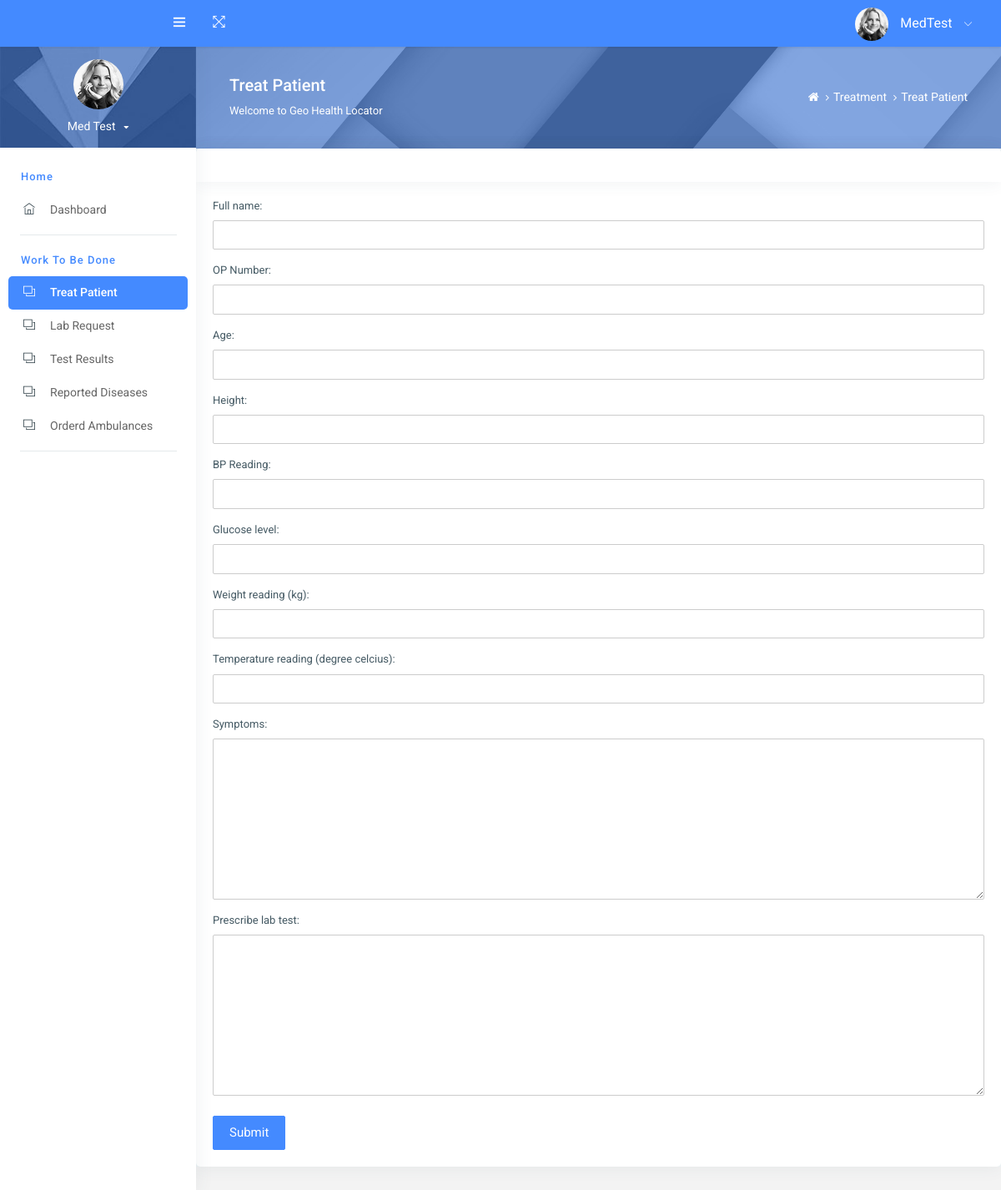
Page /treat-patient/ (signed in) on the committed database.
### accounts/models.py (models this page shows, shortened)
class TrackingModel(models.Model):
    created_at = models.DateTimeField(auto_now_add=True)
    updated_at = models.DateTimeField(auto_now=True)
    class Meta:
        abstract = True
        ordering = ["-created_at"]

class User(AbstractBaseUser, TrackingModel):
    username_validator = UnicodeUsernameValidator()
    Role_choices = (
        ("Administrator", "Administrator"),
        ("Community Member", "Community Member"),
        ("Medical Personel", "Medical Personel")
    )
    Gender_choices = (
        ("Male", "Male"),
        ("Female", "Female"),
        ("Other", "Other")
    )
    username = models.CharField(
        _('username'),
        max_length=150,
        unique=True,
        validators=[username_validator],
        error_messages={
            'unique':_("A user with that username already exists."),
        },
    )
    first_name = models.CharField(_('first name'),
                                max_length=150, blank=False, null=False
                                )
    middle_name = models.CharField(_('middle name'),
                            max_length=150, blank=True, null=True
                            )
    last_name = models.CharField(_('last name'),
                            max_length=150, blank=False, null=False
                            )
    identification = models.IntegerField(_("identification"), null=True)
    email = models.EmailField(_('email'), unique=True, error_messages={
        'unique': ('A user with email already exists.'),
    })
    gender = models.CharField(_("gender"), max_length=10, choices=Gender_choices)
    phone = PhoneNumberField(
        _('phone number'), unique=True,
        blank=True, null=True, max_length=27)
    county = models.CharField(_("county"), max_length=50,
                              blank=True, null=True)
    sub_county = models.CharField(_("sub county"), max_length=80,
                                  blank=True, null=True)
    ward = models.CharField(_("ward"), max_length=100,
                            blank=True, null=True)
    location = models.CharField(_("location"), max_length=100,
                                blank=True, null=True)
    sub_location = models.CharField(_("sub location"), max_length=100,
                                    blank=True, null=True)
    village = models.CharField(_("village"), max_length=100,
                               blank=True, null=True)
    role = models.CharField(_('Role'), max_length=17, choices=Role_choices, default="Community Member")
    is_active = models.BooleanField(_('active'), default=True)
    is_admin = models.BooleanField(_('admin'), default=False)
    is_staff = models.BooleanField(_("staff"), default=False)
    timestamp = models.DateTimeField(_("timestamp"), auto_now_add=True)
    objects = CustomManager()
    USERNAME_FIELD = 'email'
    REQUIRED_FIELDS = ['username','identification']
    @property
    def staff(self):
        return self.staff
    @property
    def active(self):
        return self.active
    @property
    def admin(self):
        return self.admin

### geo_health_app/views.py (the view, shortened to what this page needs)
# urls.py: path('treat-patient/', views.TreatPatientView.as_view(), name="treat_patient"),
class TreatPatientView(CreateView):
    model = TreatPatient
    form_class = TreatPatientForm
    template_name = "treatpatient.html"
    @method_decorator(medical_personell_required)
    def dispatch(self, request, *args, **kwargs):
        return super().dispatch(request, *args, **kwargs)
    def get_context_data(self, **kwargs):
        context = super().get_context_data(**kwargs)
        context['nav'] = 'treat_p'
        return context

### geo_health_app/forms.py
class TreatPatientForm(forms.ModelForm):
    def __init__(self, *args, **kwargs):
        super().__init__(*args, **kwargs)
        for field in self.fields:
            self.fields[field].widget.attrs.update({"class": 'form-control'})
    class Meta:
        model = TreatPatient
        fields = ("full_name", "ip_op_number", "age", "height",
                    "bp_reading", "glucose_level", "weight_reading",
                    "temperature_reading", "symptoms", "prescribe_lab_test"
                    )

### templates/treatpatient.html (shortened to what this page needs)
{% extends 'hospital/base2.html' %}
{% block content %}
<div class="pcoded-content" >
    <div class="page-header">
        <div class="page-block">
            <div class="row align-items-center">
                <div class="col-md-8">
                    <div class="page-header-title">
                        <h5 class="m-b-10">Treat Patient</h5>
                        <p class="m-b-0">Welcome to Geo Health Locator</p>
                    </div>
                </div>
                <div class="col-md-4">
                    <ul class="breadcrumb-title">
                        <li class="breadcrumb-item">
                            <a href="/dashboard/"> <i class="fa fa-home"></i> </a>
                        </li>
                        <li class="breadcrumb-item"><a href="#!">Treatment</a>
                        </li>
                        <li class="breadcrumb-item"><a href="#!">Treat Patient</a>
                        </li>
                    </ul>
                </div>
            </div>
        </div>
    </div>
    <div class="card">
        <div class="card-header">
        </div>
        <div class="card-block">
            <form method="post" action="">
                {{form.as_p}}
                <button type="submit" class="btn btn-primary mt-2">Submit</button>
            </form>
        </div>
    </div>
</div>
{% endblock %}

### templates/hospital/base2.html (shortened to what this page needs)
{% load static %}
<!DOCTYPE html>
<html lang="en">
<head>
    <link rel="stylesheet" href="{% static 'assets/pages/waves/css/waves.min.css' %}" type="text/css" media="all">
    <link rel="stylesheet" type="text/css" href="{% static 'assets/css/bootstrap/css/bootstrap.min.css' %}">
    <link rel="stylesheet" type="text/css" href="{% static 'assets/icon/themify-icons/themify-icons.css' %}">
    <link rel="stylesheet" type="text/css" href="{% static 'assets/icon/font-awesome/css/font-awesome.min.css' %}">
    <link rel="stylesheet" type="text/css" href="{% static 'assets/css/jquery.mCustomScrollbar.css' %}">
    <link rel="stylesheet" href="https://www.amcharts.com/lib/3/plugins/export/export.css" type="text/css"
        media="all" />
    <link rel="stylesheet" type="text/css" href="{% static 'assets/css/style.css' %}">
</head>
<body>
    <div id="pcoded" class="pcoded">
        <div class="pcoded-container navbar-wrapper">
            <nav class="navbar header-navbar pcoded-header">
                <div class="navbar-wrapper">
                    <div class="navbar-logo">
                        <a class="mobile-menu waves-effect waves-light" id="mobile-collapse" href="#!">
                            <i class="ti-menu"></i>
                        </a>
                    </div>
                    <div class="navbar-container container-fluid">
                        <ul class="nav-left">
                            <li>
                                <a href="#!" onclick="javascript:toggleFullScreen()" class="waves-effect waves-light">
                                    <i class="ti-fullscreen"></i>
                                </a>
                            </li>
                        </ul>
                        <ul class="nav-right">
                            <li class="user-profile header-notification">
                                <a href="#!" class="waves-effect waves-light">
                                    <img src="{% static 'assets/images/avatar-4.jpg' %}" class="img-radius" alt="{{ user.profile.profile_picture.url }}">
                                    <span>{{ user.username }}</span>
                                    <i class="ti-angle-down"></i>
                                </a>
                            </li>
                        </ul>
                    </div>
                </div>
            </nav>
            <div class="pcoded-main-container">
                <div class="pcoded-wrapper">
                    <nav class="pcoded-navbar">
                        <div class="pcoded-inner-navbar main-menu">
                            <div class="">
                                <div class="main-menu-header">
                                    <img class="img-80 img-radius" src="{% static 'assets/images/avatar-4.jpg' %}"
                                        alt="User-Profile-Image">
                                    <div class="user-details">
                                        <span id="more-details">{{user.first_name}}  {{user.last_name}}<i class="fa fa-caret-down"></i></span>
                                    </div>
                                </div>
                            </div>
                            <div class="p-15 p-b-0">
                            </div>
                            <div class="pcoded-navigation-label" data-i18n="nav.category.navigation">Home</div>
                            <ul class="pcoded-item pcoded-left-item">
                                <li class="{% if nav == 'dash' %} active {% endif %}">
                                    <a href="/dashboard/" class="waves-effect waves-dark">
                                        <span class="pcoded-micon"><i class="ti-home"></i><b>D</b></span>
                                        <span class="pcoded-mtext" data-i18n="nav.dash.main">Dashboard</span>
                                    </a>
                                </li>
                            </ul>
                            <div class="pcoded-navigation-label" data-i18n="nav.category.forms">Work to be Done</div>
                            <ul class="pcoded-item pcoded-left-item">
                                <li class="{% if nav == 'treat_p' %} active {% endif %}">
                                    <a href="/treat-patient/" class="waves-effect waves-dark">
                                        <span class="pcoded-micon"><i class="ti-layers"></i><b>FC</b></span>
                                        <span class="pcoded-mtext" data-i18n="nav.form-components.main">Treat Patient</span>
                                    </a>
                                </li>
                                <li class="{% if nav == 'Lab' %} active {% endif %}">
                                    <a href="/tests/" class="waves-effect waves-dark">
                                        <span class="pcoded-micon"><i class="ti-layers"></i><b>FC</b></span>
                                        <span class="pcoded-mtext" data-i18n="nav.form-components.main">Lab Request</span>
                                    </a>
                                </li>
                                <li class="{% if nav == 'test' %} active {% endif %}">
                                    <a href="/lists/" class="waves-effect waves-dark">
                                        <span class="pcoded-micon"><i class="ti-layers"></i><b>FC</b></span>
                                        <span class="pcoded-mtext" data-i18n="nav.form-components.main">Test Results</span>
                                    </a>
                                </li>
                                <li class="{% if nav == 'report' %} active {% endif %}">
                                    <a href="/diseases/" class="waves-effect waves-dark">
                                        <span class="pcoded-micon"><i class="ti-layers"></i><b>FC</b></span>
                                        <span class="pcoded-mtext" data-i18n="nav.form-components.main">Reported Diseases</span>
                                    </a>
                                </li>
                                <li class="{% if nav == 'ambu' %} active {% endif %}">
                                    <a href="/ambulances-lists/" class="waves-effect waves-dark">
                                        <span class="pcoded-micon"><i class="ti-layers"></i><b>FC</b></span>
                                        <span class="pcoded-mtext" data-i18n="nav.form-components.main">Orderd Ambulances</span>
                                    </a>
                                </li>
                            </ul>
                        </div>
                    </nav>
                    {% block content %}
                    {% endblock content %}
                </div>
            </div>
        </div>
    </div>
</body>
</html>

### rows in the picture
User: username "MedTest", first_name "Med", last_name "Test"
